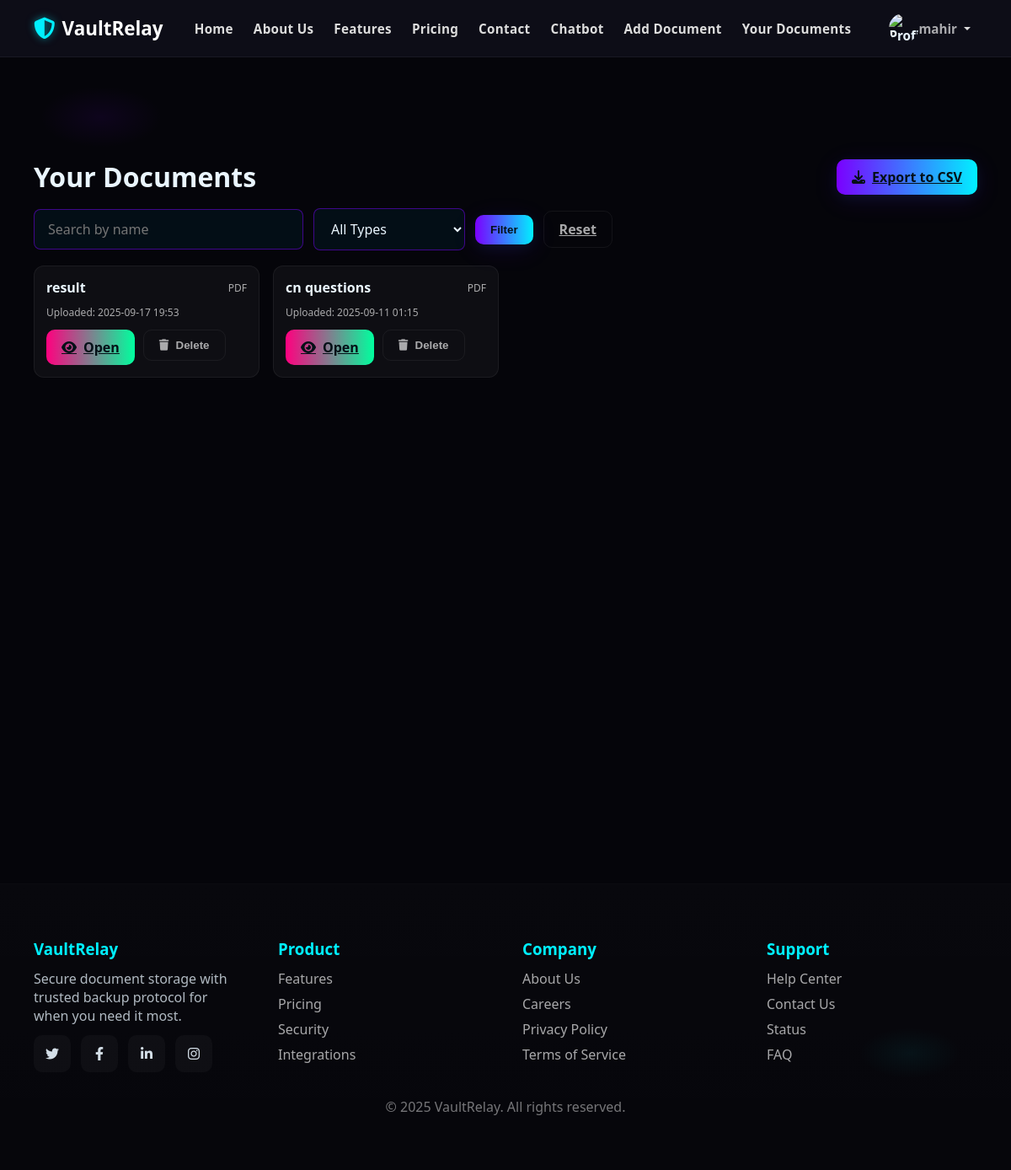
The page /documents/ (signed in) on the database its author committed.
### vaultrelay_app/models.py (models this page shows, shortened)
class UserSignup(models.Model):
    fname = models.CharField(max_length=100)
    mname = models.CharField(max_length=100, blank=True)
    lname = models.CharField(max_length=100)
    dob = models.DateField()
    user_email = models.EmailField(max_length=30, unique=True)
    trusted_email = models.EmailField(max_length=30)
    trusted_name = models.CharField(max_length=100)
    pass1 = models.CharField(max_length=128)
    secret = models.CharField(max_length=50)
    profile_image = models.ImageField(upload_to='profile_pics/', blank=True, null=True)
    last_login = models.DateTimeField(default=timezone.now)
    inactivity_email_sent = models.DateTimeField(null=True, blank=True)
    inactivity_email_count = models.PositiveIntegerField(default=0)
    is_marked_for_deletion = models.BooleanField(default=False)

class SecureDocument(models.Model):
    FILE_TYPES = [
        ('JPG', 'JPEG Image'),
        ('PNG', 'PNG Image'),
        ('PDF', 'PDF Document'),
        ('DOC', 'Word Document'),
        ('OTHER', 'Other File Type'),
    ]
    MIME_TYPES = {
        'JPG': 'image/jpeg',
        'PNG': 'image/png',
        'PDF': 'application/pdf',
        'DOC': 'application/msword',
        'OTHER': 'application/octet-stream'
    }
    user = models.ForeignKey(UserSignup, on_delete=models.CASCADE)
    document_name = models.CharField(max_length=255)
    file_type = models.CharField(max_length=5, choices=FILE_TYPES)
    uploaded_at = models.DateTimeField(auto_now_add=True)
    file = models.FileField(upload_to='secure_documents/')
    is_encrypted = models.BooleanField(default=True)
    encryption_key = models.BinaryField(blank=True, null=True)  # Store encryption key

### vaultrelay_app/views.py (the view)
# urls.py: path('documents/', views.show_document, name='show_document'),
@session_login_required
def show_document(request):
    user_email = request.session.get('user_email')
    user = UserSignup.objects.filter(user_email=user_email).first()
    if not user:
        messages.error(request, "User not found. Please login again.")
        return redirect('login')
    q = request.GET.get('q', '').strip()
    ftype = request.GET.get('type', '').strip().upper()
    docs = SecureDocument.objects.filter(user=user)
    if q:
        docs = docs.filter(document_name__icontains=q)
    if ftype in ['PDF','DOC','JPG','PNG','OTHER']:
        docs = docs.filter(file_type=ftype)
    paginator = Paginator(docs.order_by('-uploaded_at'), 8)
    page_number = request.GET.get('page', 1)
    page_obj = paginator.get_page(page_number)
    return render(request, 'show_document.html', {
        'documents': page_obj,
        'q': q,
        'ftype': ftype,
        'page_obj': page_obj,
    })

### vaultrelay_app/views.py (called while the page is built)
def session_login_required(view_func):
    @wraps(view_func)
    def wrapper(request, *args, **kwargs):
        if not request.session.get('authenticated'):
            messages.error(request, "Please login to access this page.")
            return redirect('login')
        return view_func(request, *args, **kwargs)
    return wrapper

### vaultrelay_app/templates/show_document.html (shortened to what this page needs)
{% load static %}
<!DOCTYPE html>
<html lang="en">
<head>
    <link rel="stylesheet" href="{% static 'css/navbar.css' %}">
    <link rel="stylesheet" href="{% static 'css/footer.css' %}">
    <link rel="stylesheet" href="{% static 'css/add_document.css' %}">
    <link rel="stylesheet" href="https://cdnjs.cloudflare.com/ajax/libs/font-awesome/6.4.0/css/all.min.css">
</head>
<body>
    {% include 'navbar.html' %}
    <main class="container" style="margin-top:120px;margin-bottom:60px">
        <div style="display:flex;justify-content:space-between;align-items:center;margin-bottom:16px">
            <h1 style="margin:0">Your Documents</h1>
            {% if documents %}
            <a href="{% url 'export_documents_csv' %}" class="btn btn-primary" style="display:inline-flex;align-items:center;gap:8px">
                <i class="fas fa-download"></i> Export to CSV
            </a>
            {% endif %}
        </div>
        <form method="get" style="display:flex;gap:12px;align-items:center;margin-bottom:18px">
            <input type="text" name="q" value="{{ q }}" placeholder="Search by name" class="form-control" style="max-width:320px">
            <select name="type" class="form-control" style="max-width:180px">
                <option value="">All Types</option>
            </select>
            <button class="btn btn-primary" type="submit">Filter</button>
            <a class="btn btn-outline" href="{% url 'show_document' %}">Reset</a>
        </form>
        {% if documents %}
            <div class="document-list" style="display:grid;grid-template-columns:repeat(auto-fill,minmax(260px,1fr));gap:16px">
                {% for d in documents %}
                <div class="document-card" style="background:rgba(255,255,255,0.04);border:1px solid rgba(255,255,255,0.06);border-radius:12px;padding:14px">
                    <div style="display:flex;justify-content:space-between;align-items:center;margin-bottom:10px">
                        <div style="font-weight:700;color:#eaf6ff">{{ d.document_name }}</div>
                        <span style="font-size:12px;color:var(--muted)">{{ d.file_type }}</span>
                    </div>
                    <div style="font-size:12px;color:var(--muted);margin-bottom:12px">Uploaded: {{ d.uploaded_at|date:"Y-m-d H:i" }}</div>
                    <div style="display:flex;gap:10px">
                        <a class="btn btn-accent" href="{% url 'view_document' d.id %}"><i class="fas fa-eye"></i> Open</a>
                        <form method="post" action="{% url 'delete_document' d.id %}" onsubmit="return confirm('Are you sure you want to delete this document?');">
                            <button class="btn btn-outline" type="submit"><i class="fas fa-trash"></i> Delete</button>
                        </form>
                    </div>
                </div>
                {% endfor %}
            </div>
        {% else %}
            <div class="alert alert-info">No documents found.</div>
        {% endif %}
    </main>
    {% include 'footer.html' %}
</body>
</html>

### vaultrelay_app/templates/navbar.html (shortened to what this page needs)
{% load static %}
<nav class="navbar" role="navigation" aria-label="Main navigation">
    <div class="nav-container container">
        <a class="logo" href="{% url 'homeuser' %}">
            <div class="logo-icon"><i class="fas fa-shield-alt"></i></div>
            <span>VaultRelay</span>
        </a>
        <ul class="nav-links" aria-hidden="false">
            <li><a href="{% url 'homeuser' %}" class="neon-link">Home</a></li>
            <li><a href="{% url 'about' %}" class="neon-link">About Us</a></li>
            <li><a href="{% url 'feature' %}" class="neon-link">Features</a></li>
            <li><a href="{% url 'price' %}" class="neon-link">Pricing</a></li>
            <li><a href="{% url 'contact' %}" class="neon-link">Contact</a></li>
            <li><a href="{% url 'chatbot' %}" class="neon-link">Chatbot</a></li>
            <li><a href="{% url 'doc' %}" class="neon-link">Add Document</a></li>
            <li><a href="{% url 'show_document' %}" class="neon-link">Your Documents</a></li>
        </ul>
        <div class="auth-buttons">
            {% if request.session.authenticated %}
            <div class="profile-dropdown" id="profileDropdown">
                <div class="profile-button" id="profileButton">
                    <img src="{% if request.session.profile_image_url %}{{ request.session.profile_image_url }}{% else %}{% static 'images/default-profile.png' %}{% endif %}"
                        alt="Profile" class="profile-img">
                    <span style="color:var(--muted)">{{ request.session.user_name|default:"User" }}
                    </span>
                    <span class="dropdown-caret" id="dropdownCaret"></span>
                </div>
            </div>
            {% endif %}
        </div>
    </div>
</nav>

### vaultrelay_app/static/css/navbar.css (style rules this page uses)
.navbar { background: rgba(15, 15, 25, 0.92); backdrop-filter: blur(12px); padding: 12px 0; position: sticky; top: 0; width: 100%; z-index: 500; border-bottom: 1px solid rgba(255,255,255,0.05); }
.nav-container { display: flex; align-items: center; justify-content: space-between; }
.logo { display: flex; align-items: center; font-size: 1.4rem; font-weight: 700; color: #fff; text-decoration: none; gap: 8px; transition: all 0.3s ease; }
.logo span { font-size: 1.4rem; font-weight: 700; color: #fff; }
.logo-icon { font-size: 1.6rem; color: #00f0ff; text-shadow: 0 0 10px rgba(0, 240, 255, 0.5); transition: all 0.3s ease; }
.nav-links { list-style: none; display: flex; gap: 24px; }
.nav-links li a, .nav-links li a.neon-link { color: #ddd; text-decoration: none; font-weight: 600; font-size: 0.95rem; text-transform: capitalize; letter-spacing: 0.3px; transition: color 0.3s ease; }
.auth-buttons { display: flex; align-items: center; gap: 14px; }
.profile-img { width: 35px; height: 35px; border-radius: 50%; object-fit: cover; }
.profile-dropdown { position: relative; }
.profile-button { display: flex; align-items: center; cursor: pointer; padding: 4px 8px; border-radius: 20px; transition: background 0.3s ease; font-weight: 600; font-size: 0.95rem; }
.dropdown-caret { display: inline-block; margin-left: 8px; width: 0; height: 0; border-left: 4px solid transparent; border-right: 4px solid transparent; border-top: 4px solid #ddd; vertical-align: middle; transition: transform 0.3s ease; }

### vaultrelay_app/static/css/footer.css (style rules this page uses)
:root { --bg:#05050a; --panel:#0f0f15; --glass: rgba(255,255,255,0.04); --muted: rgba(255,255,255,0.65); --neon1: #ff007f; --neon2: #7a00ff; --neon3: #00f0ff; --neon4: #00ff9e; --nav-height: 84px; }
* { box-sizing:border-box; margin:0; padding:0; }
html, body { height:100%; }
body { font-family: 'Orbitron', system-ui, -apple-system, "Segoe UI", Roboto, "Helvetica Neue", Arial; background: radial-gradient(1200px 600px at 10% 10%, rgba(122,0,255,0.08), transparent 6%), radial-gradient(1000px 500px at 90% 90%, rgba(0,240,255,0.05), transparent 6%), var(--bg); color: #eaf6ff; overflow-x:hidden; -webkit-font-smoothing:antialiased; -moz-osx-font-smoothing:grayscale; }
.container { max-width:1400px; margin:0 auto; padding:0 40px; }
.btn { border:0; cursor:pointer; padding:10px 18px; border-radius:10px; font-weight:700; display:inline-flex; align-items:center; gap:8px; transition: all 220ms cubic-bezier(.2,.9,.2,1); }
.btn-outline { background:transparent; color:var(--muted); border:1px solid rgba(255,255,255,0.06); }
.btn-primary { background: linear-gradient(90deg, var(--neon2), var(--neon3)); color: #041017; box-shadow: 0 6px 30px rgba(122,0,255,0.12), 0 4px 18px rgba(0,240,255,0.06); }
.btn-accent { background: linear-gradient(90deg, var(--neon1), var(--neon4)); color:#041017; }
a.neon-link { color:var(--muted); text-decoration:none; transition:all 220ms; }

### rows shown on the page
UserSignup: session.user_name "mahir"
SecureDocument: document_name "result", file_type "PDF", uploaded_at "2025-09-17 19:53"
SecureDocument: document_name "cn questions", file_type "PDF", uploaded_at "2025-09-11 01:15"
